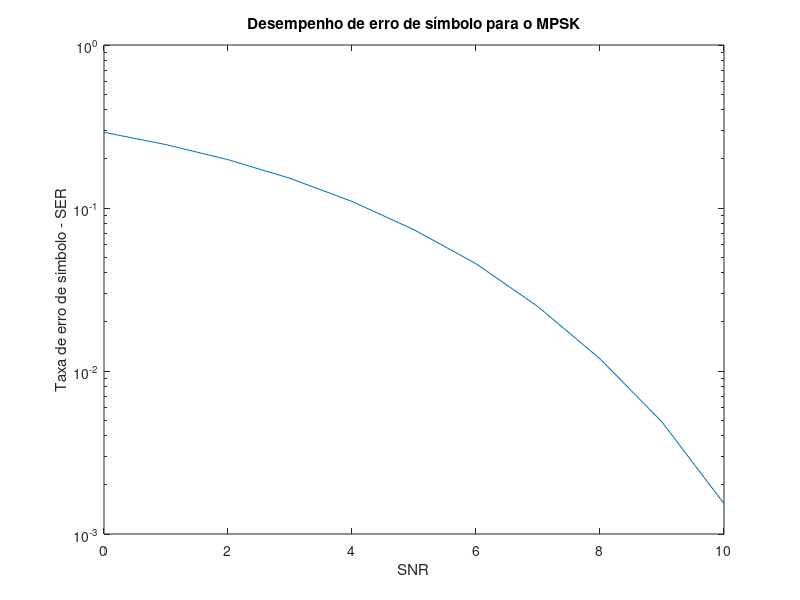

The MATLAB source for this figure:
clear allclose allclcM = 4;SNR = 0;info = randint(1,1000000,M);info_mod = pskmod(info, M);for SNR = 0:10  info_rec = awgn(info_mod, SNR);  info_det = pskdemod(info_rec, M);  [num_err(SNR +1), SER(SNR +1)] = symerr(info, info_det);endsemilogy([0:10], SER)xlabel('SNR')ylabel('Taxa de erro de simbolo - SER')title('Desempenho de erro de símbolo para o MPSK')